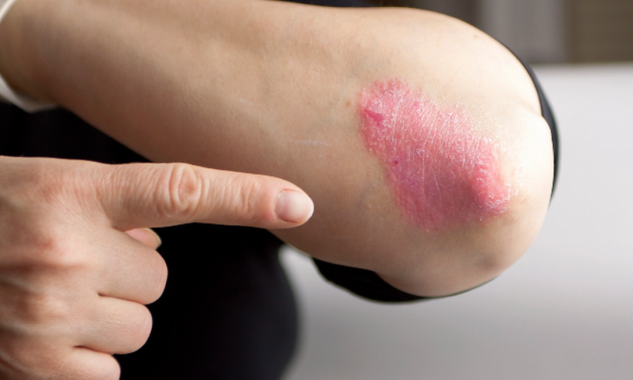
#> input picture assets/img_Teste/img-medica-01.png, 1265 x 760 px, found by its file name (shown at 1/2 size)
$ jupyter execute --allow-errors MedoraX.ipynb   (shell and % lines are left out)
#> lines starting #> are read from the running program, lines starting #| are printed output that depends on the picture
# Projeto para departamento médico - Análise e diagnóstico de imagens médicas com agente de IA

## Instalação das bibliotecas

[cell 1]
import os
from agno.agent import Agent
from agno.models.google import Gemini
from agno.media import Image as AgnoImage
from PIL import Image as PILImage

## Carregando a LLM Multimodal (Gemini)

## Enviando uma imagem

[cell 2]
from google.colab import files
upload = files.upload()
#> the answer given: img-medica-01.png

## Lendo e exibindo a imagem

[cell 3]
img_path = next(iter(upload))
print(img_path)

[cell 4]
img_path = "img-medica-01.png"

[cell 5]
img = PILImage.open(img_path)
#> img is the input picture: PIL image 1265x760 RGB; mean R, G, B 157.2, 131.1, 120.2

[cell 6]
img.size
#> Out = (1265, 760)

[cell 7]
1265 / 760

[cell 8]
from IPython.display import Image, display
display(img)

## Pré-processamento da imagem antes da análise

[cell 9]
600 / 1.66

[cell 10]
def preprocess_image(img_path):
  """Redimensiona a imagem e salva em formato temporário."""
#> called with img_path = 'img-medica-01.png'
  image = PILImage.open(img_path)
  width, height = image.size
#> width = 1265; height = 760
  aspect_ratio = width / height
#> aspect_ratio = 1.66
  img_width = 600
  img_height = int(img_width / aspect_ratio)
#> img_height = 360
  resized_img = image.resize((img_width, img_height))
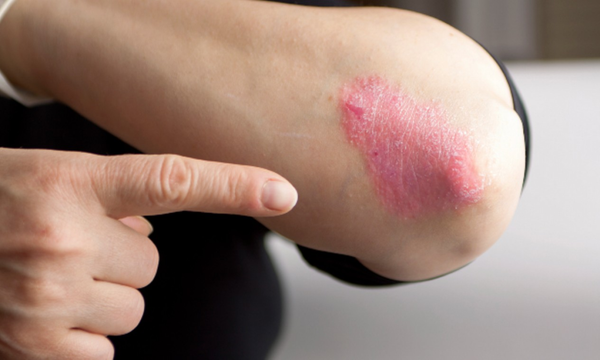
#> resized_img: PIL image 600x360 RGB; mean R, G, B 157.2, 131.1, 120.2

  temp_path = "temp_img.png"
  resized_img.save(temp_path)

  return temp_path, resized_img

[cell 11]
temp_path, temp_img = preprocess_image(img_path)
#> temp_path = 'temp_img.png'

[cell 12]
temp_path
#> Out = 'temp_img.png'

[cell 13]
display(temp_img)

## Formato de imagem Agno

#> (a cell that did not finish here is left out)

## Inicializando o Agente com LLM de Visão

[cell 15]
from agno.agent import Agent
from agno.models.google import Gemini

id_model = "gemini-2.0-flash"

#> (the rest of this cell did not finish here and is left out)

[cell 16]
import os
os.environ["GOOGLE_API_KEY"]  = "AIzaSyDeblGmFbF4X94SNqJELRHbnq-_gkksMg8"

## Rodando o modelo e obtendo a resposta

[cell 17]
prompt = "analise e descreva brevemente essa imagem, em português"

#> (the rest of this cell did not finish here and is left out)

## Exibindo melhor o resultado

[cell 18]
def format_res(res, return_thinking=False):
  res = res.strip()

  if return_thinking:
    res = res.replace("<think>", "[pensando...] ")
    res = res.replace("</think>", "\n---\n")

  else:
    if "</think>" in res:
      res = res.split("</think>")[-1].strip()

  res = res.replace("```","")
  return res

def show_res(res):
    from IPython.display import Markdown
    display(Markdown(res))

#> (a cell that did not finish here is left out)

## Adicionando tudo em uma função

[cell 20]
def llm_img(med_agent, prompt, agno_img):
  res = med_agent.run(prompt, images=[agno_img])
  show_res(format_res(res.content))
  return res

[cell 21]
prompt = "Analise essa imagem e forneça uma explicação detalhada em português"

#> (the rest of this cell did not finish here and is left out)

## Defininido prompts para análise de imagens médicas

### 1) Prompt resumido e objetivo

[cell 22]
prompt = "Analise esta imagem médica e forneça um resumo objetivo dos achados relevantes, incluindo possíveis anomalias visuais e uma hipótese diagnóstica provável. "

#> (the rest of this cell did not finish here and is left out)

### 2) Prompt para Classificação da Imagem

[cell 23]
prompt_classific = """Classifique o tipo de imagem médica.
Por exemplo:
- Raio-X
- Ressonância Magnética
- Tomografia Computadorizada
- Ultrassom
- Fotografia clínica comum
- Não é imagem médica

Não forneça mais nenhuma informação."""

#> (the rest of this cell did not finish here and is left out)

[cell 24]
temp_path, temp_img = preprocess_image("/content/img-medica-02.png")
#> call 2 of preprocess_image, with img_path = '/content/img-medica-02.png'
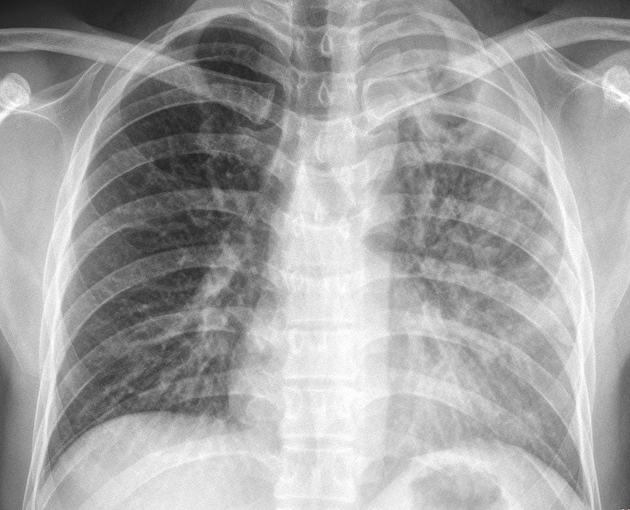
#> input picture assets/img_Teste/img-medica-02.png, 630 x 510 px, found by its file name
#> in preprocess_image, image is the input picture: PIL image 630x510 RGBA; mean R, G, B, A 163.1, 163.1, 163.1, 255
